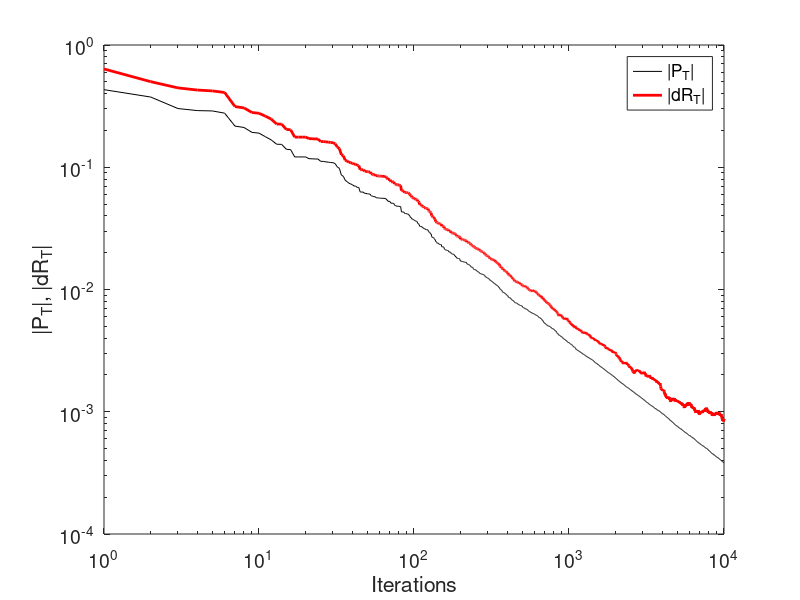

The MATLAB source for this figure:
% tmm0.m, V. Ziemann, 250228
clear all; close all;

Niter=10000;
sigm=1e-2;
alpha=1;
dither=1;
%rng(1234);   % start with a definite seed

L1=2; L2=1; L3=1; L4=3;
DD=@(L)[1,L;0,1];
D1=DD(L1);
D2=DD(L2);
D3=DD(L3);
D4=DD(L4);

DUT=randn(2);
tmp=det(DUT);
if tmp < 0
  DUT=[DUT(:,2),DUT(:,1)];
  DUT=DUT/sqrt(det(DUT));
else
  DUT=DUT/sqrt(det(DUT));
end
DUT
% or use any other matrix

xx=zeros(2,1); zz=zeros(2,1);
P=eye(4);             % initial value of Pt
qhat=zeros(4,1);      % initial parameter extimate
data=zeros(Niter,4);  % storage for later plotting

for iter=1:Niter
  x0=dither*randn(2,1); % different starting orbits, dither 
  x1=x0;
  x2=D1*x1;
  x=D2*x2;
  y=DUT*x;
  x3=D3*y;
  x4=D4*x3;
% add noise to BPM measurements
  x1=x1+sigm*randn(2,1);
  x2=x2+sigm*randn(2,1);
  x3=x3+sigm*randn(2,1);
  x4=x4+sigm*randn(2,1);
% reconstruct x from x1 and x2
  xx(1)=x2(1)+L2*(x2(1)-x1(1))/L1;
  xx(2)=(x2(1)-x1(1))/L1;
  %comp=[x,xx]  % just verifying
% reconstruct y from x3 and x4
  zz(1)=x3(1)-L3*(x4(1)-x3(1))/L4;
  zz(2)=(x4(1)-x3(1))/L4;
  %comp=[y,yy]  % just verifying
  %....................System Identification                                      
  G=[xx(1),xx(2),0,0;0,0,xx(1),xx(2)];
  tmp2=eye(4)-P*G'*inv(alpha*eye(2)+G*P*G')*G;    
  Pnew=tmp2*P/alpha;                              
  qhat=tmp2*(qhat+P*G'*zz/alpha);
  P=Pnew;
  % display
  dDUT=DUT-[qhat(1), qhat(2);qhat(3),qhat(4)];
  data(iter,1)=trace(P'*P)/16;
  data(iter,2)=trace(dDUT'*dDUT)/4;
  data(iter,3)=P(1,1);
end
DUT_T=[qhat(1), qhat(2);qhat(3),qhat(4)]
mm=1:Niter;
figure("Name","|P_T| and estimation error |dR_T|")
loglog(mm,sqrt(data(:,1)),'k',mm,sqrt(data(:,2)),'r','Linewidth',2)
xlabel('Iterations'); ylabel('|P_T|, |dR_T|')
legend('|P_T|','|dR_T|')
set(gca,'FontSize',14)
